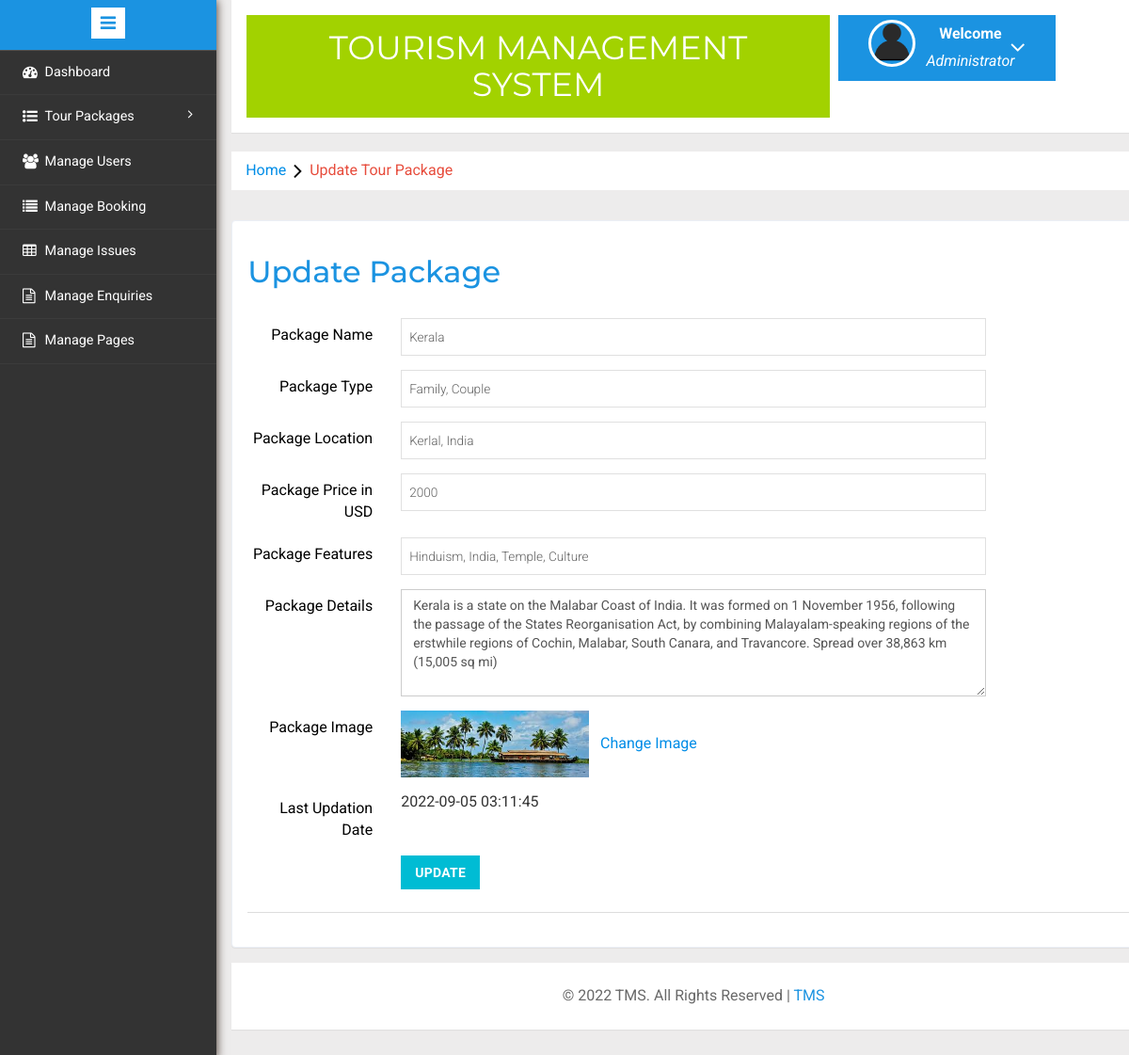
Screenshot of /admin/update-package.php?pid=4 (signed in) with the database file from the repository.
### tables this page shows
CREATE TABLE `tbltourpackages` (
  `PackageId` int(11) NOT NULL,
  `PackageName` varchar(200) DEFAULT NULL,
  `PackageType` varchar(150) DEFAULT NULL,
  `PackageLocation` varchar(100) DEFAULT NULL,
  `PackagePrice` int(11) DEFAULT NULL,
  `PackageFetures` varchar(255) DEFAULT NULL,
  `PackageDetails` mediumtext DEFAULT NULL,
  `PackageImage` varchar(100) DEFAULT NULL,
  `Creationdate` timestamp NULL DEFAULT current_timestamp(),
  `UpdationDate` timestamp NULL DEFAULT NULL ON UPDATE current_timestamp()
);

### admin/update-package.php (the view, shortened to what this page needs)
<?php
include('includes/config.php');
if(strlen($_SESSION['alogin'])==0)
	{
header('location:index.php');
}
else{
	?>
<!DOCTYPE HTML>
<html>
<head>
<link href="css/bootstrap.min.css" rel='stylesheet' type='text/css' />
<link href="css/style.css" rel='stylesheet' type='text/css' />
<link rel="stylesheet" href="css/morris.css" type="text/css"/>
<link href="css/font-awesome.css" rel="stylesheet">
<link rel="stylesheet" href="css/icon-font.min.css" type='text/css' />
</head>
<body>
   <div class="page-container">
<div class="left-content">
	   <div class="mother-grid-inner">
<?php include('includes/header.php');?>
				</div>
	<ol class="breadcrumb">
                <li class="breadcrumb-item"><a href="index.html">Home</a><i class="fa fa-angle-right"></i>Update Tour Package </li>
            </ol>
 	<div class="grid-form">
  <div class="grid-form1">
  	       <h3>Update Package</h3>
  	         <div class="tab-content">
						<div class="tab-pane active" id="horizontal-form">
<?php
$pid=intval($_GET['pid']);
$sql = "SELECT * from TblTourPackages where PackageId=:pid";
$query = $dbh -> prepare($sql);
$query -> bindParam(':pid', $pid, PDO::PARAM_STR);
$query->execute();
$results=$query->fetchAll(PDO::FETCH_OBJ);
if($query->rowCount() > 0)
{
foreach($results as $result)
{	?>
							<form class="form-horizontal" name="package" method="post" enctype="multipart/form-data">
								<div class="form-group">
									<label for="focusedinput" class="col-sm-2 control-label">Package Name</label>
									<div class="col-sm-8">
										<input type="text" class="form-control1" name="packagename" id="packagename" placeholder="Create Package" value="<?php echo htmlentities($result->PackageName);?>" required>
									</div>
								</div>
<div class="form-group">
									<label for="focusedinput" class="col-sm-2 control-label">Package Type</label>
									<div class="col-sm-8">
										<input type="text" class="form-control1" name="packagetype" id="packagetype" placeholder=" Package Type eg- Family Package / Couple Package" value="<?php echo htmlentities($result->PackageType);?>" required>
									</div>
								</div>
<div class="form-group">
									<label for="focusedinput" class="col-sm-2 control-label">Package Location</label>
									<div class="col-sm-8">
										<input type="text" class="form-control1" name="packagelocation" id="packagelocation" placeholder=" Package Location" value="<?php echo htmlentities($result->PackageLocation);?>" required>
									</div>
								</div>
<div class="form-group">
									<label for="focusedinput" class="col-sm-2 control-label">Package Price in USD</label>
									<div class="col-sm-8">
										<input type="text" class="form-control1" name="packageprice" id="packageprice" placeholder=" Package Price is USD" value="<?php echo htmlentities($result->PackagePrice);?>" required>
									</div>
								</div>
<div class="form-group">
									<label for="focusedinput" class="col-sm-2 control-label">Package Features</label>
									<div class="col-sm-8">
										<input type="text" class="form-control1" name="packagefeatures" id="packagefeatures" placeholder="Package Features Eg-free Pickup-drop facility" value="<?php echo htmlentities($result->PackageFetures);?>" required>
									</div>
								</div>
<div class="form-group">
									<label for="focusedinput" class="col-sm-2 control-label">Package Details</label>
									<div class="col-sm-8">
										<textarea class="form-control" rows="5" cols="50" name="packagedetails" id="packagedetails" placeholder="Package Details" required><?php echo htmlentities($result->PackageDetails);?></textarea>
									</div>
								</div>
<div class="form-group">
<label for="focusedinput" class="col-sm-2 control-label">Package Image</label>
<div class="col-sm-8">
<img src="pacakgeimages/<?php echo htmlentities($result->PackageImage);?>" width="200">&nbsp;&nbsp;&nbsp;<a href="change-image.php?imgid=<?php echo htmlentities($result->PackageId);?>">Change Image</a>
</div>
</div>
<div class="form-group">
									<label for="focusedinput" class="col-sm-2 control-label">Last Updation Date</label>
									<div class="col-sm-8">
<?php echo htmlentities($result->UpdationDate);?>
									</div>
								</div>
								<?php }} ?>
								<div class="row">
			<div class="col-sm-8 col-sm-offset-2">
				<button type="submit" name="submit" class="btn-primary btn">Update</button>
			</div>
		</div>
					</div>
      <div class="panel-footer">
	 </div>
  </div>
 	</div>
<?php include('includes/footer.php');?>
</div>
</div>
					<?php include('includes/sidebarmenu.php');?>
							</div>
</body>
</html>
<?php } ?>

### rows the page displays
tbltourpackages: packagename "Kerala", packagetype "Family, Couple", packagelocation "Kerlal, India", packageprice "2000", packagefeatures "Hinduism, India, Temple, Culture", packagedetails "Kerala is a state on the Malabar Coast of India. It was formed on 1 November 1956, following the passage of the States Reorganisation Act, by combining Malayalam-speaking regions of the erstwhile regions of Cochin, Malabar, South Canara, and Travancore. Spread over 38,863 km (15,005 sq mi)", PackageImage (picture), UpdationDate "2022-09-05 03:11:45"
